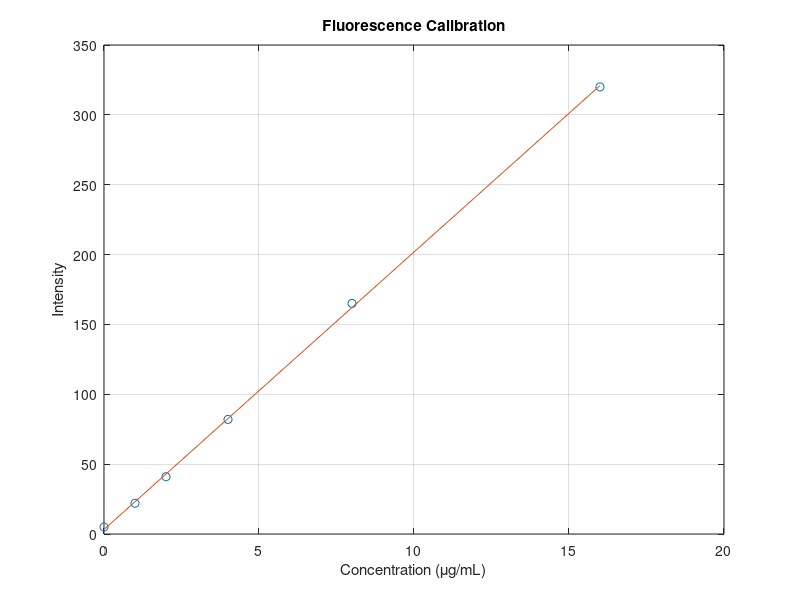

MATLAB code to generate this figure:

% EXP20 - Fluorescence calibration and LOD

clc;
clear;
close all;

C = [0 1 2 4 8 16];       % Concentration (ug/mL)
I = [5 22 41 82 165 320]; % Measured intensity

% Linear calibration fitting
p = polyfit(C,I,1);
S = p(1);

% Standard deviation of blank
sigma_blank = 3;

% Calculate Limit of Detection
LOD = 3.3*sigma_blank/S;

% Plot calibration curve
figure;
plot(C,I,'o',C,polyval(p,C),'-');

grid on;

xlabel('Concentration (\mug/mL)');
ylabel('Intensity');

title('Fluorescence Calibration');

% Display results
fprintf('Sensitivity = %.2f, LOD = %.3f ug/mL\n', ...
    S,LOD);
